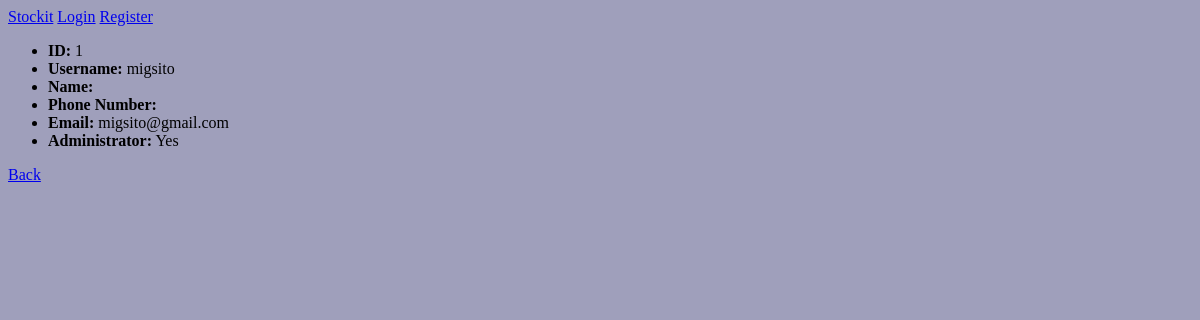
Page /users/1/ on the earlier database version.
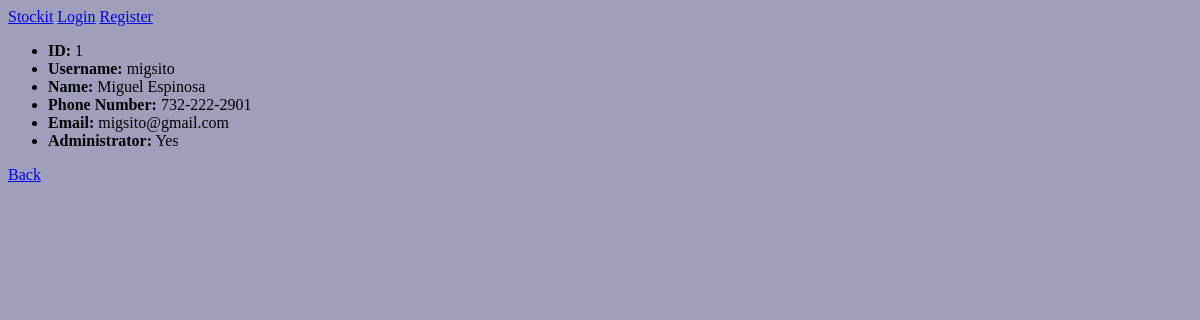
Same page on the later database version.
### users/models.py (models this page shows, shortened)
class User(AbstractUser):
    phone_number = models.CharField(max_length=45, null=False)
    street_address = models.CharField(max_length=45, null=False)
    city = models.CharField(max_length=45, null=False)
    state = models.CharField(max_length=25, null=True)
    zipcode = models.CharField(max_length=5, null=True)
    @property
    def name(self):
        return self.first_name + " " + self.last_name

### users/views.py (the view)
# urls.py: path("<int:pk>/", views.UserDetail.as_view(), name="detail"),
class UserDetail(DetailView):
    template_name = "users/detail.html"
    model = User
    context_object_name = "user_"

### users/templates/users/detail.html (shortened to what this page needs)
{% extends "base.html" %}
{% block content %}
    <ul>
        <li><b>ID:</b> {{ user_.id }}</li>
        <li><b>Username:</b> {{ user_.username }}</li>
        <li><b>Name:</b> {{ user_.name }}</li>
        <li><b>Phone Number:</b> {{ user_.phone_number }}</li>
        <li><b>Email:</b> {{ user_.email }}</li>
        <li><b>Administrator:</b> {{ user_.is_superuser|yesno:"Yes,No" }}</li>
    </ul>
    <a href="{% url 'users:list' %}">Back</a>
{% endblock content%}

Differences in the rows shown:
changed User "migsito": name (not shown) → "Miguel Espinosa"; phone_number (not shown) → "732-222-2901"
